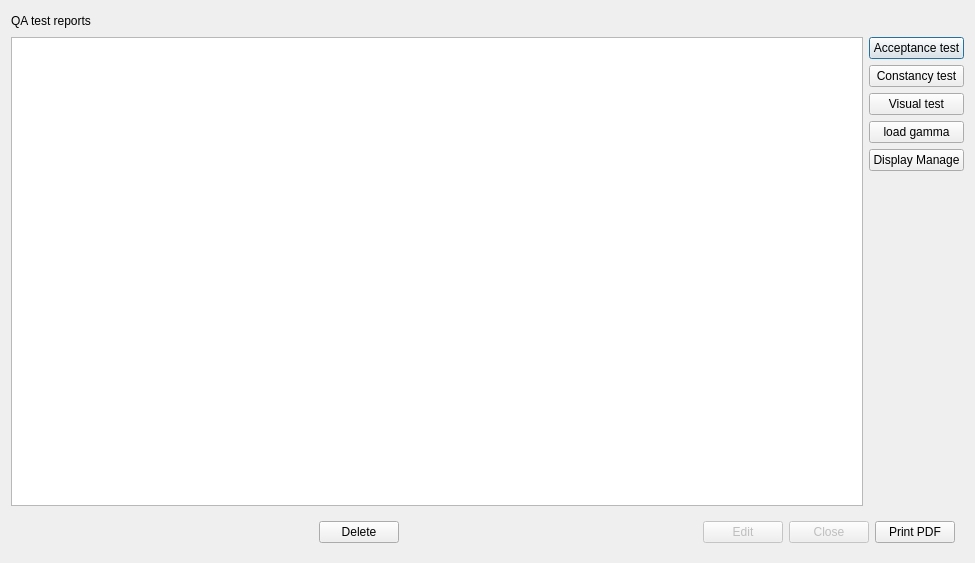
<?xml version="1.0" encoding="UTF-8"?>
<ui version="4.0">
 <class>DilogReportHistory</class>
 <widget class="QDialog" name="DilogReportHistory">
  <property name="geometry">
   <rect>
    <x>0</x>
    <y>0</y>
    <width>975</width>
    <height>563</height>
   </rect>
  </property>
  <property name="sizePolicy">
   <sizepolicy hsizetype="Expanding" vsizetype="Expanding">
    <horstretch>0</horstretch>
    <verstretch>0</verstretch>
   </sizepolicy>
  </property>
  <property name="windowTitle">
   <string>Dialog</string>
  </property>
  <layout class="QVBoxLayout" name="verticalLayout_2">
   <item>
    <layout class="QHBoxLayout" name="horizontalLayout_4">
     <item>
      <widget class="QLabel" name="label">
       <property name="text">
        <string>QA test reports</string>
       </property>
      </widget>
     </item>
     <item>
      <spacer name="horizontalSpacer_3">
       <property name="orientation">
        <enum>Qt::Horizontal</enum>
       </property>
       <property name="sizeHint" stdset="0">
        <size>
         <width>40</width>
         <height>20</height>
        </size>
       </property>
      </spacer>
     </item>
     <item>
      <widget class="QLabel" name="label_2">
       <property name="text">
        <string/>
       </property>
      </widget>
     </item>
     <item>
      <spacer name="horizontalSpacer_5">
       <property name="orientation">
        <enum>Qt::Horizontal</enum>
       </property>
       <property name="sizeHint" stdset="0">
        <size>
         <width>40</width>
         <height>20</height>
        </size>
       </property>
      </spacer>
     </item>
    </layout>
   </item>
   <item>
    <layout class="QHBoxLayout" name="horizontalLayout">
     <item>
      <widget class="QTableView" name="ReportTableView">
       <property name="sizePolicy">
        <sizepolicy hsizetype="Expanding" vsizetype="Expanding">
         <horstretch>0</horstretch>
         <verstretch>0</verstretch>
        </sizepolicy>
       </property>
       <property name="showGrid">
        <bool>true</bool>
       </property>
       <property name="gridStyle">
        <enum>Qt::DashLine</enum>
       </property>
      </widget>
     </item>
     <item>
      <layout class="QVBoxLayout" name="verticalLayout">
       <item>
        <widget class="QPushButton" name="buttonAcceptanceTest">
         <property name="text">
          <string>Acceptance test</string>
         </property>
        </widget>
       </item>
       <item>
        <widget class="QPushButton" name="buttonContancyTest">
         <property name="enabled">
          <bool>true</bool>
         </property>
         <property name="text">
          <string>Constancy test</string>
         </property>
        </widget>
       </item>
       <item>
        <widget class="QPushButton" name="buttonVisualTest">
         <property name="text">
          <string>Visual test</string>
         </property>
        </widget>
       </item>
       <item>
        <widget class="QPushButton" name="buttonLoadGamma">
         <property name="text">
          <string>load gamma</string>
         </property>
        </widget>
       </item>
       <item>
        <widget class="QPushButton" name="buttonDisplayManage">
         <property name="text">
          <string>Display Manage</string>
         </property>
        </widget>
       </item>
       <item>
        <spacer name="verticalSpacer">
         <property name="orientation">
          <enum>Qt::Vertical</enum>
         </property>
         <property name="sizeHint" stdset="0">
          <size>
           <width>20</width>
           <height>40</height>
          </size>
         </property>
        </spacer>
       </item>
      </layout>
     </item>
    </layout>
   </item>
   <item>
    <widget class="QFrame" name="frameFunction">
     <layout class="QHBoxLayout" name="horizontalLayout_3">
      <item>
       <spacer name="horizontalSpacer_2">
        <property name="orientation">
         <enum>Qt::Horizontal</enum>
        </property>
        <property name="sizeHint" stdset="0">
         <size>
          <width>40</width>
          <height>20</height>
         </size>
        </property>
       </spacer>
      </item>
      <item>
       <widget class="QPushButton" name="buttonDelee">
        <property name="text">
         <string>Delete</string>
        </property>
       </widget>
      </item>
      <item>
       <spacer name="horizontalSpacer">
        <property name="orientation">
         <enum>Qt::Horizontal</enum>
        </property>
        <property name="sizeHint" stdset="0">
         <size>
          <width>40</width>
          <height>20</height>
         </size>
        </property>
       </spacer>
      </item>
      <item>
       <layout class="QHBoxLayout" name="horizontalLayout_2">
        <item>
         <widget class="QPushButton" name="buttonEdit">
          <property name="enabled">
           <bool>false</bool>
          </property>
          <property name="text">
           <string>Edit</string>
          </property>
         </widget>
        </item>
        <item>
         <widget class="QPushButton" name="buttonClose">
          <property name="enabled">
           <bool>false</bool>
          </property>
          <property name="text">
           <string>Close</string>
          </property>
         </widget>
        </item>
        <item>
         <widget class="QPushButton" name="buttonPrintPDF">
          <property name="enabled">
           <bool>true</bool>
          </property>
          <property name="text">
           <string>Print PDF</string>
          </property>
         </widget>
        </item>
       </layout>
      </item>
     </layout>
    </widget>
   </item>
  </layout>
 </widget>
 <resources/>
 <connections/>
</ui>
